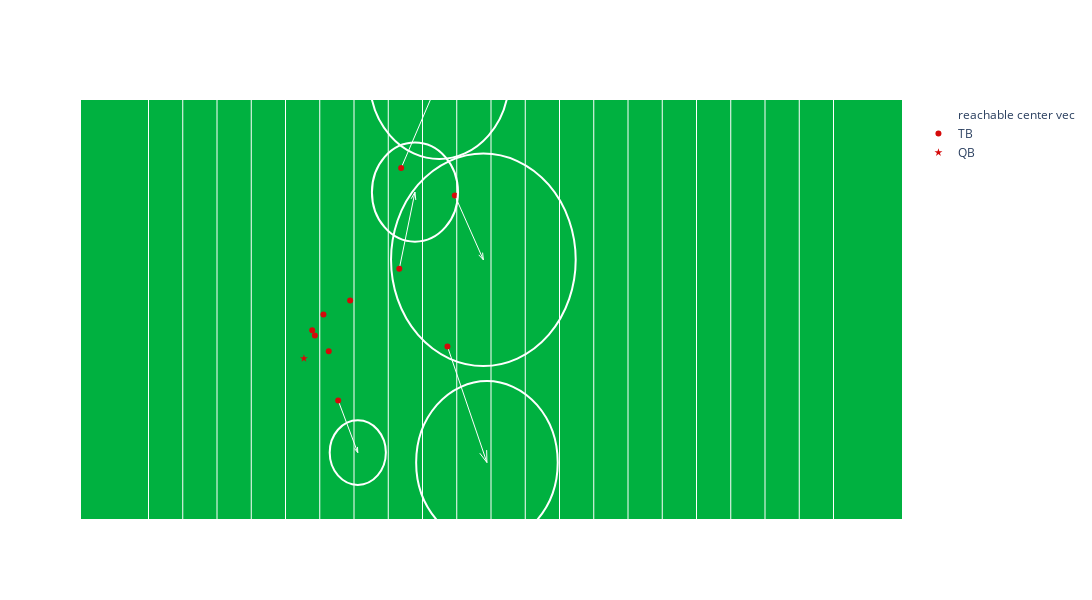

This figure's notebook cell:
### Code cell
# あるチームのあるフレームを抽出
target_df = focused_df[(focused_df.team == "TB") & (focused_df.frameId == targetFrame)]

# レイアウトの設定
layout = go.Layout(
        autosize=False,
        width=1200,
        height=600,
        xaxis=dict(range=[0, 120], autorange=False, tickmode='array',tickvals=np.arange(10, 111, 5).tolist(),showticklabels=False),
        yaxis=dict(range=[0, 53.3], autorange=False,showgrid=False,showticklabels=False),

        plot_bgcolor='#00B140',
        # Create title and add play description at the bottom of the chart for better visual appeal
    )

# 矢印の描画
fig = ff.create_quiver(x, y, u, v,
                       scale=1,
                       arrow_scale=0.1,
                       name='reachable center vec',
                       line_width=1,
                       line_color = 'white'
                       )

# 点の描画
fig.add_trace(go.Scatter(x=x_not_QB, y=y_not_QB, mode='markers', marker_color=colors["TB"], name="TB"))
fig.add_trace(go.Scatter(x=x_QB, y=y_QB, mode='markers',marker_symbol='star', marker_color=colors["TB"], name="QB"))


for xi, yi, xi0, yi0, xi1, yi1 in zip(x, y, x0, y0, x1, y1):
    if not np.isnan(xi0):
        fig.add_shape(type="circle",
                      xref="x", yref="y",
                      x0=xi0, y0=yi0,
                      x1=xi1, y1=yi1,
                      line_color="white",
                      )

# layoutを再度設定
fig.update_layout(layout) 

fig.show()

fig_ally = fig

### Figure 1 — Plotly figure (JSON) as saved in the notebook; plotly's stock layout.template omitted (floating-point values rounded to 4 significant figures)
{"data": [{"line": {"color": "white", "width": 1}, "mode": "lines", "name": "reachable center vec", "type": "scatter", "x": [32.69, null, null, 46.88, 52.45, null, 54.72, 58.89, null, 37.69, 40.55, null, 36.31, null, null, 46.61, 48.9, null, 33.9, null, null, 39.43, null, null, 53.64, 59.41, null, 35.54, null, null, 34.29, null, null, null, null, null, null, 52.31, 52.45, 51.54, null, 58.21, 58.89, 58.77, null, 40.06, 40.55, 40.51, null, null, null, null, null, 49.02, 48.9, 48.35, null, null, null, null, null, null, null, null, null, 58.36, 59.41, 59.37, null, null, null, null, null, null, null, null, null], "y": [20.5, null, null, 44.67, 55.97, null, 41.19, 33.02, null, 15.17, 8.553, null, 21.42, null, null, 31.87, 41.61, null, 24.09, null, null, 27.87, null, null, 22.02, 7.291, null, 26.09, null, null, 23.41, null, null, null, null, null, null, 54.72, 55.97, 55.1, null, 33.64, 33.02, 33.93, null, 9.077, 8.553, 9.273, null, null, null, null, null, 40.62, 41.61, 40.77, null, null, null, null, null, null, null, null, null, 8.478, 7.291, 8.873, null, null, null, null, null, null, null, null, null]}, {"marker": {"color": "#D50A0A"}, "mode": "markers", "name": "TB", "type": "scatter", "x": [46.88, 54.72, 37.69, 36.31, 46.61, 33.9, 39.43, 53.64, 35.54, 34.29], "y": [44.67, 41.19, 15.17, 21.42, 31.87, 24.09, 27.87, 22.02, 26.09, 23.41]}, {"marker": {"color": "#D50A0A", "symbol": "star"}, "mode": "markers", "name": "QB", "type": "scatter", "x": [32.69], "y": [20.5]}], "layout": {"autosize": false, "height": 600, "hovermode": "closest", "plot_bgcolor": "#00B140", "shapes": [{"line": {"color": "white"}, "type": "circle", "x0": 42.29, "x1": 62.61, "xref": "x", "y0": 45.81, "y1": 66.13, "yref": "y"}, {"line": {"color": "white"}, "type": "circle", "x0": 45.41, "x1": 72.36, "xref": "x", "y0": 19.54, "y1": 46.5, "yref": "y"}, {"line": {"color": "white"}, "type": "circle", "x0": 36.45, "x1": 44.65, "xref": "x", "y0": 4.454, "y1": 12.65, "yref": "y"}, {"line": {"color": "white"}, "type": "circle", "x0": 42.62, "x1": 55.18, "xref": "x", "y0": 35.32, "y1": 47.89, "yref": "y"}, {"line": {"color": "white"}, "type": "circle", "x0": 49.07, "x1": 69.74, "xref": "x", "y0": -3.042, "y1": 17.62, "yref": "y"}], "width": 1200, "xaxis": {"autorange": false, "range": [0, 120], "showticklabels": false, "tickmode": "array", "tickvals": [10, 15, 20, 25, 30, 35, 40, 45, 50, 55, 60, 65, 70, 75, 80, 85, 90, 95, 100, 105, 110]}, "yaxis": {"autorange": false, "range": [0, 53.3], "showgrid": false, "showticklabels": false}}}
